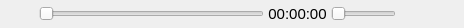
<?xml version="1.0" encoding="UTF-8"?>
<ui version="4.0">
 <class>Control</class>
 <widget class="QWidget" name="Control">
  <property name="geometry">
   <rect>
    <x>0</x>
    <y>0</y>
    <width>464</width>
    <height>28</height>
   </rect>
  </property>
  <property name="windowTitle">
   <string>Form</string>
  </property>
  <layout class="QHBoxLayout" name="horizontalLayout_6">
   <property name="spacing">
    <number>4</number>
   </property>
   <property name="leftMargin">
    <number>0</number>
   </property>
   <property name="topMargin">
    <number>0</number>
   </property>
   <property name="rightMargin">
    <number>0</number>
   </property>
   <property name="bottomMargin">
    <number>0</number>
   </property>
   <item>
    <layout class="QHBoxLayout" name="horizontalLayout_5">
     <property name="spacing">
      <number>4</number>
     </property>
     <property name="leftMargin">
      <number>0</number>
     </property>
     <property name="rightMargin">
      <number>0</number>
     </property>
     <item>
      <widget class="QPushButton" name="btn_play">
       <property name="minimumSize">
        <size>
         <width>35</width>
         <height>24</height>
        </size>
       </property>
       <property name="maximumSize">
        <size>
         <width>35</width>
         <height>24</height>
        </size>
       </property>
       <property name="text">
        <string/>
       </property>
       <property name="icon">
        <iconset resource="icons.qrc">
         <normaloff>:/w/play2.svg</normaloff>:/w/play2.svg</iconset>
       </property>
       <property name="iconSize">
        <size>
         <width>20</width>
         <height>20</height>
        </size>
       </property>
       <property name="flat">
        <bool>true</bool>
       </property>
      </widget>
     </item>
     <item>
      <widget class="QStackedWidget" name="sw">
       <property name="currentIndex">
        <number>0</number>
       </property>
       <widget class="QWidget" name="pag1">
        <layout class="QHBoxLayout" name="horizontalLayout_2">
         <property name="spacing">
          <number>4</number>
         </property>
         <property name="leftMargin">
          <number>0</number>
         </property>
         <property name="topMargin">
          <number>0</number>
         </property>
         <property name="rightMargin">
          <number>0</number>
         </property>
         <property name="bottomMargin">
          <number>0</number>
         </property>
         <item>
          <layout class="QHBoxLayout" name="horizontalLayout">
           <property name="spacing">
            <number>4</number>
           </property>
           <item>
            <widget class="QSlider" name="sld_time">
             <property name="maximum">
              <number>100</number>
             </property>
             <property name="orientation">
              <enum>Qt::Orientation::Horizontal</enum>
             </property>
            </widget>
           </item>
           <item>
            <widget class="QLabel" name="lb_time">
             <property name="minimumSize">
              <size>
               <width>50</width>
               <height>22</height>
              </size>
             </property>
             <property name="maximumSize">
              <size>
               <width>65</width>
               <height>24</height>
              </size>
             </property>
             <property name="font">
              <font>
               <pointsize>11</pointsize>
              </font>
             </property>
             <property name="text">
              <string>00:00:00</string>
             </property>
             <property name="alignment">
              <set>Qt::AlignmentFlag::AlignCenter</set>
             </property>
            </widget>
           </item>
           <item>
            <widget class="QSlider" name="sld_volume">
             <property name="maximumSize">
              <size>
               <width>65</width>
               <height>16777215</height>
              </size>
             </property>
             <property name="maximum">
              <number>100</number>
             </property>
             <property name="orientation">
              <enum>Qt::Orientation::Horizontal</enum>
             </property>
            </widget>
           </item>
           <item>
            <widget class="QPushButton" name="btn_stop">
             <property name="minimumSize">
              <size>
               <width>30</width>
               <height>24</height>
              </size>
             </property>
             <property name="maximumSize">
              <size>
               <width>30</width>
               <height>24</height>
              </size>
             </property>
             <property name="text">
              <string/>
             </property>
             <property name="icon">
              <iconset resource="icons.qrc">
               <normaloff>:/w/stop2.svg</normaloff>:/w/stop2.svg</iconset>
             </property>
             <property name="iconSize">
              <size>
               <width>20</width>
               <height>20</height>
              </size>
             </property>
             <property name="flat">
              <bool>true</bool>
             </property>
            </widget>
           </item>
          </layout>
         </item>
        </layout>
       </widget>
       <widget class="QWidget" name="pag2">
        <layout class="QHBoxLayout" name="horizontalLayout_4">
         <property name="spacing">
          <number>4</number>
         </property>
         <property name="leftMargin">
          <number>0</number>
         </property>
         <property name="topMargin">
          <number>0</number>
         </property>
         <property name="rightMargin">
          <number>0</number>
         </property>
         <property name="bottomMargin">
          <number>0</number>
         </property>
         <item>
          <layout class="QHBoxLayout" name="horizontalLayout_3">
           <item>
            <widget class="QPushButton" name="btn_backward">
             <property name="minimumSize">
              <size>
               <width>30</width>
               <height>24</height>
              </size>
             </property>
             <property name="maximumSize">
              <size>
               <width>30</width>
               <height>24</height>
              </size>
             </property>
             <property name="text">
              <string/>
             </property>
             <property name="icon">
              <iconset resource="icons.qrc">
               <normaloff>:/w/backward.svg</normaloff>:/w/backward.svg</iconset>
             </property>
             <property name="iconSize">
              <size>
               <width>15</width>
               <height>15</height>
              </size>
             </property>
             <property name="flat">
              <bool>true</bool>
             </property>
            </widget>
           </item>
           <item>
            <widget class="QPushButton" name="btn_forward">
             <property name="minimumSize">
              <size>
               <width>30</width>
               <height>24</height>
              </size>
             </property>
             <property name="maximumSize">
              <size>
               <width>30</width>
               <height>24</height>
              </size>
             </property>
             <property name="text">
              <string/>
             </property>
             <property name="icon">
              <iconset resource="icons.qrc">
               <normaloff>:/w/forward.svg</normaloff>:/w/forward.svg</iconset>
             </property>
             <property name="iconSize">
              <size>
               <width>15</width>
               <height>15</height>
              </size>
             </property>
             <property name="flat">
              <bool>true</bool>
             </property>
            </widget>
           </item>
           <item>
            <widget class="QLabel" name="lb_info">
             <property name="sizePolicy">
              <sizepolicy hsizetype="Ignored" vsizetype="Preferred">
               <horstretch>0</horstretch>
               <verstretch>0</verstretch>
              </sizepolicy>
             </property>
             <property name="font">
              <font>
               <pointsize>9</pointsize>
              </font>
             </property>
             <property name="text">
              <string/>
             </property>
            </widget>
           </item>
           <item>
            <widget class="QPushButton" name="btn_previous">
             <property name="minimumSize">
              <size>
               <width>30</width>
               <height>24</height>
              </size>
             </property>
             <property name="maximumSize">
              <size>
               <width>30</width>
               <height>24</height>
              </size>
             </property>
             <property name="text">
              <string/>
             </property>
             <property name="icon">
              <iconset resource="icons.qrc">
               <normaloff>:/w/previous.svg</normaloff>:/w/previous.svg</iconset>
             </property>
             <property name="iconSize">
              <size>
               <width>20</width>
               <height>20</height>
              </size>
             </property>
             <property name="flat">
              <bool>true</bool>
             </property>
            </widget>
           </item>
           <item>
            <widget class="QPushButton" name="btn_next">
             <property name="minimumSize">
              <size>
               <width>30</width>
               <height>24</height>
              </size>
             </property>
             <property name="maximumSize">
              <size>
               <width>30</width>
               <height>24</height>
              </size>
             </property>
             <property name="text">
              <string/>
             </property>
             <property name="icon">
              <iconset resource="icons.qrc">
               <normaloff>:/w/next.svg</normaloff>:/w/next.svg</iconset>
             </property>
             <property name="iconSize">
              <size>
               <width>20</width>
               <height>20</height>
              </size>
             </property>
             <property name="flat">
              <bool>true</bool>
             </property>
            </widget>
           </item>
           <item>
            <widget class="QLabel" name="lb_timestamp">
             <property name="minimumSize">
              <size>
               <width>100</width>
               <height>22</height>
              </size>
             </property>
             <property name="maximumSize">
              <size>
               <width>100</width>
               <height>24</height>
              </size>
             </property>
             <property name="font">
              <font>
               <pointsize>11</pointsize>
              </font>
             </property>
             <property name="text">
              <string>00:00:00.000</string>
             </property>
             <property name="alignment">
              <set>Qt::AlignmentFlag::AlignCenter</set>
             </property>
            </widget>
           </item>
           <item>
            <widget class="QPushButton" name="btn_capture">
             <property name="minimumSize">
              <size>
               <width>40</width>
               <height>24</height>
              </size>
             </property>
             <property name="maximumSize">
              <size>
               <width>40</width>
               <height>24</height>
              </size>
             </property>
             <property name="text">
              <string/>
             </property>
             <property name="icon">
              <iconset resource="icons.qrc">
               <normaloff>:/w/image-svgrepo-com (1).svg</normaloff>:/w/image-svgrepo-com (1).svg</iconset>
             </property>
             <property name="iconSize">
              <size>
               <width>20</width>
               <height>20</height>
              </size>
             </property>
             <property name="flat">
              <bool>true</bool>
             </property>
            </widget>
           </item>
          </layout>
         </item>
        </layout>
       </widget>
      </widget>
     </item>
     <item>
      <widget class="QPushButton" name="btn_more">
       <property name="minimumSize">
        <size>
         <width>30</width>
         <height>24</height>
        </size>
       </property>
       <property name="maximumSize">
        <size>
         <width>30</width>
         <height>24</height>
        </size>
       </property>
       <property name="text">
        <string/>
       </property>
       <property name="icon">
        <iconset resource="icons.qrc">
         <normaloff>:/w/setting-svgrepo-com.svg</normaloff>:/w/setting-svgrepo-com.svg</iconset>
       </property>
       <property name="iconSize">
        <size>
         <width>22</width>
         <height>22</height>
        </size>
       </property>
       <property name="flat">
        <bool>true</bool>
       </property>
      </widget>
     </item>
    </layout>
   </item>
  </layout>
 </widget>
 <resources>
  <include location="icons.qrc"/>
 </resources>
 <connections/>
</ui>
